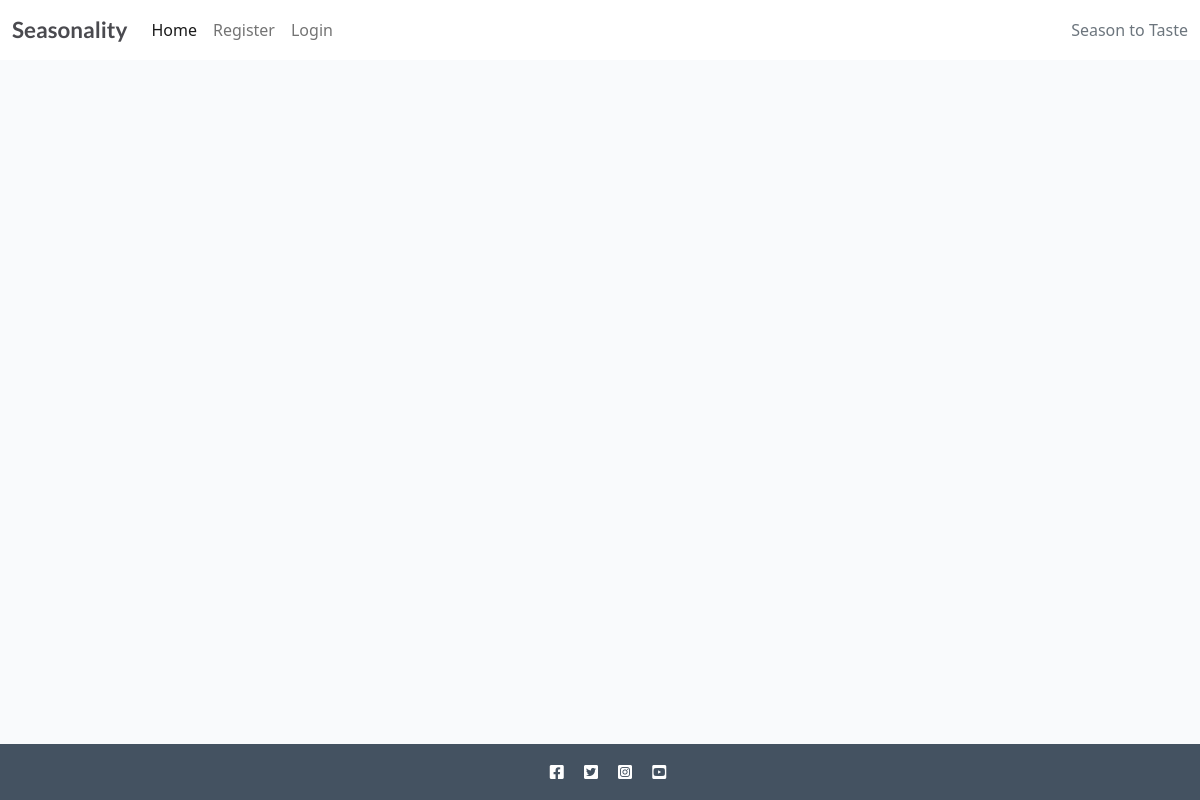
The app's page /, older data.
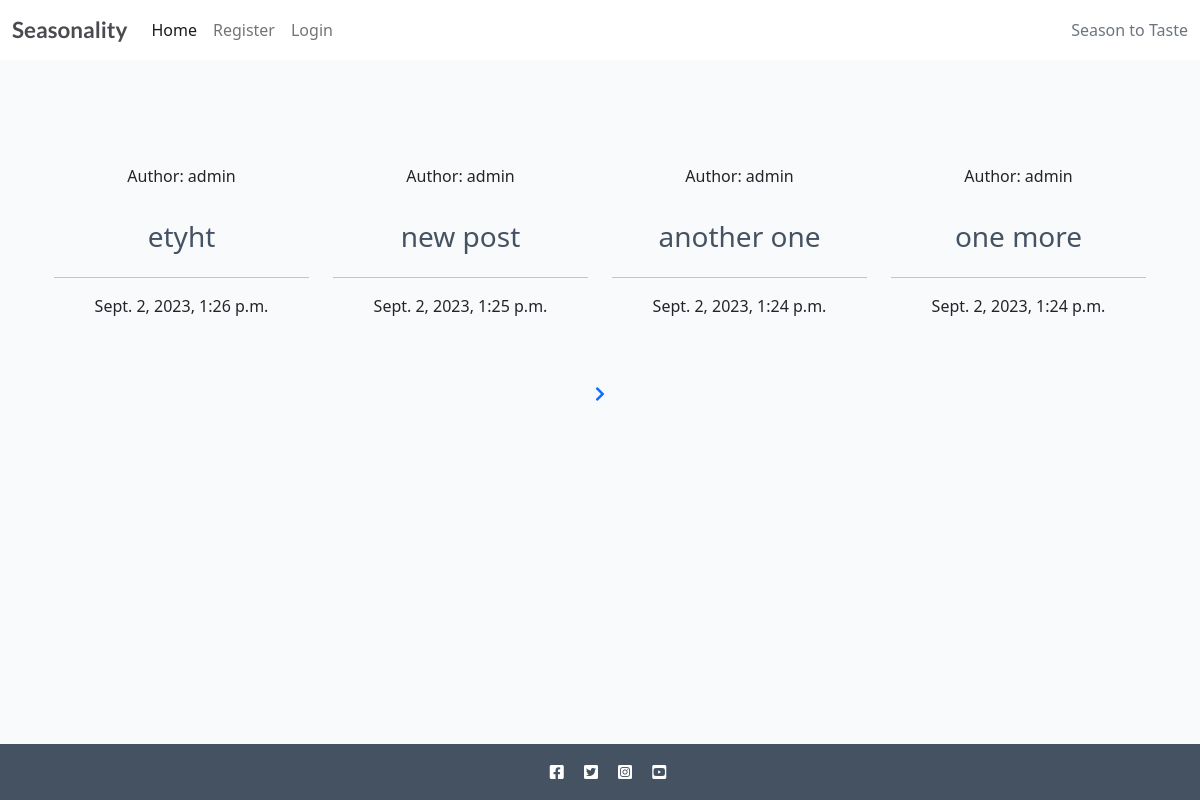
The same page, newer data.
### recipebook/models.py (models this page shows, shortened)
class Recipe(models.Model):
    title = models.CharField(max_length=200, unique=True)
    slug = models.SlugField(max_length=200, unique=True)
    author = models.ForeignKey(
        User, on_delete=models.CASCADE, related_name="recipes"
    )
    diet = models.ForeignKey(Diet, on_delete=models.CASCADE, default=True, null=False)
    season = models.ForeignKey(Season, on_delete=models.CASCADE, default=True, null=False)
    featured_image = CloudinaryField('image', default='placeholder')
    updated_on = models.DateTimeField(auto_now=True)
    content = models.TextField()
    created_on = models.DateTimeField(auto_now_add=True)
    status = models.IntegerField(choices=STATUS, default=0)
    ingredients = models.TextField(default='placeholder')
    calories = models.IntegerField(default=0)
    fat = models.IntegerField(default=0)
    protein = models.IntegerField(default=0)
    carbs = models.IntegerField(default=0)
    servs = models.IntegerField(default=0)
    class Meta:
        ordering = ["-created_on"]

### recipebook/views.py (the view)
# urls.py: path('', views.RecipeList.as_view(), name="home"),
class RecipeList(generic.ListView):
    model = Recipe
    queryset = Recipe.objects.filter(status=1).order_by('-created_on')
    template_name = 'index.html'
    paginate_by = 4

### templates/index.html (shortened to what this page needs)
{% extends "base.html" %}
{% block content %}
<div class="container-fluid">
    <div class="container text-center my-3">
        <div class="row mx-auto my-auto">
            <div id="myCarousel" class="carousel slide w-100" data-ride="carousel">
                <div class="carousel-inner" role="listbox">
                    <div class="carousel-item py-5 active">
                        <div class="row">
                            {% for recipe in recipe_list %}
                                <div class="col-md-3">
                                    <div class="card md-3">
                                        <div class="card-body">
                                            <div class="image-flash">
                                                <p class="author">Author: {{ recipe.author }}</p>
                                            </div>
                                        </div>
                                        <a href="{% url 'recipe_detail' recipe.slug  %}" class="recipe-link">
                                            <h3 class="card-title">{{ recipe.title }}</h3>
                                        </a>
                                        <hr />
                                        <p class="card-text text-muted-6">{{ recipe.created_on }}</p>
                                    </div>
                                </div>
                            {% endfor %}
                        </div>
                    </div>
                </div>
            </div>
        </div>
    </div>
    {% if is_paginated %}
    <nav aria-label="Page navigation">
        <ul class="pagination justify-content-center">
            {% if page_obj.has_next %}
            <li><a href="?page={{ page_obj.next_page_number }}" role="button" data-slide="next">
                    <span class="fa fa-chevron-right" aria-hidden="true"></span>
                </a>
            </li>
            {% endif %}
        </ul>
    </nav>
    {% endif %}
</div>
{%endblock%}

### templates/base.html (shortened to what this page needs)
{% load static %}
<!DOCTYPE html>
<html class="h-100">
<head>
    <link rel="stylesheet" href="https://cdnjs.cloudflare.com/ajax/libs/font-awesome/5.15.3/css/all.min.css">
    <link href="https://cdn.jsdelivr.net/npm/bootstrap@5.0.1/dist/css/bootstrap.min.css" rel="stylesheet"
>
    <link rel="stylesheet" href="{% static 'css/style.css' %}">
</head>
<body class="d-flex flex-column h-100 main-bg">
    <nav class="navbar navbar-expand-lg navbar-light bg-white">
        <div class="container-fluid">
            <a class="navbar-brand" href="{% url 'home' %}"><span class="brand">Seasonality</a>
            <div class="collapse navbar-collapse" id="navbarText">
                <ul class="navbar-nav me-auto mb-2 mb-lg-0">
                    <li class="nav-item">
                        <a class="nav-link active" aria-current="page" href="{% url 'home' %}">Home</a>
                    </li>
                    {% if user.is_authenticated %}
                        <li class="nav-item">
                            <a class="nav-link" href="#">Logout</a>
                        </li>
                    {% else %}
                        <li class="nav-item">
                            <a class="nav-link" href="#">Register</a>
                        </li>
                        <li class="nav-item">
                            <a class="nav-link" href="#">Login</a>
                        </li>
                    {% endif %}
                </ul>
                <span class="navbar-text text-muted">
                    Season to Taste
                </span>
            </div>
        </div>
    </nav>
    <main class="flex-shrink-0 main-bg">
        {% block content %}{% endblock content %}
    </main>
    <footer class="footer mt-auto py-3 dark-bg">
        <p class="m-0 text-center text-white"><i class="fab fa-facebook-square ms-3"></i>
            <i class="fab fa-twitter-square ms-3"></i>
            <i class="fab fa-instagram-square ms-3"></i>
            <i class="fab fa-youtube-square ms-3"></i></p>
    </footer>
</body>
</html>

### static/css/style.css (style rules this page uses)
body { background-color: #F9FAFC; }
.brand { font-family: Lato, sans-serif; font-size: 1.4rem; font-weight: 700; color: #4A4A4F; }
.dark-bg { background-color: #445261; }
.main-bg { background-color: #F9FAFC; }
.card { border: none; background-color: transparent; }
.recipe-link { text-decoration: none; color: #445261; }

Row changes from the older to the newer data that the page shows:
added Recipe: author "admin", title "etyht", created_on "Sept. 2, 2023, 1:26 p.m."
added Recipe: author "admin", title "new post", created_on "Sept. 2, 2023, 1:25 p.m."
added Recipe: author "admin", title "another one", created_on "Sept. 2, 2023, 1:24 p.m."
added Recipe: author "admin", title "one more", created_on "Sept. 2, 2023, 1:24 p.m."
